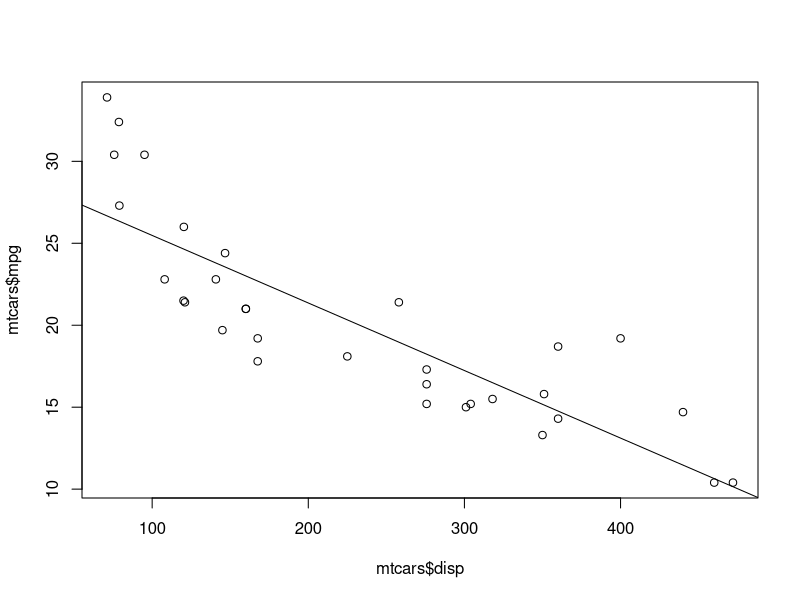
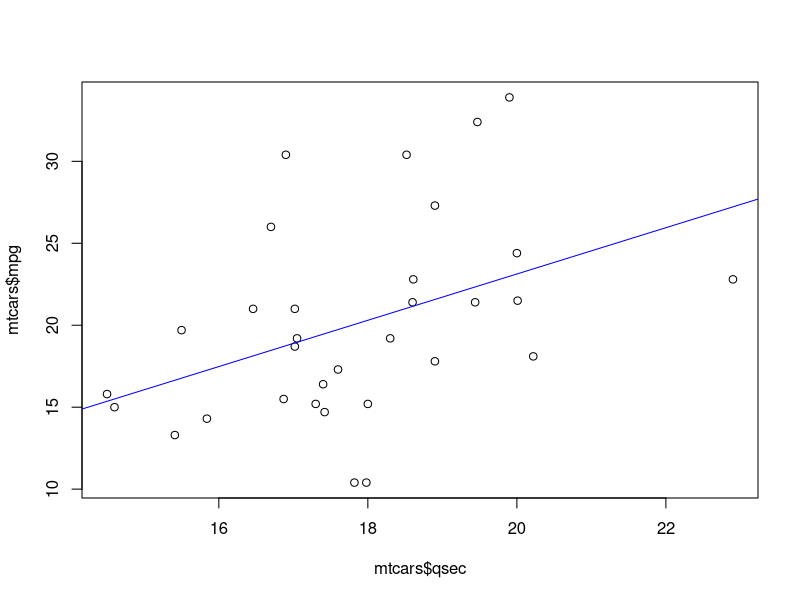
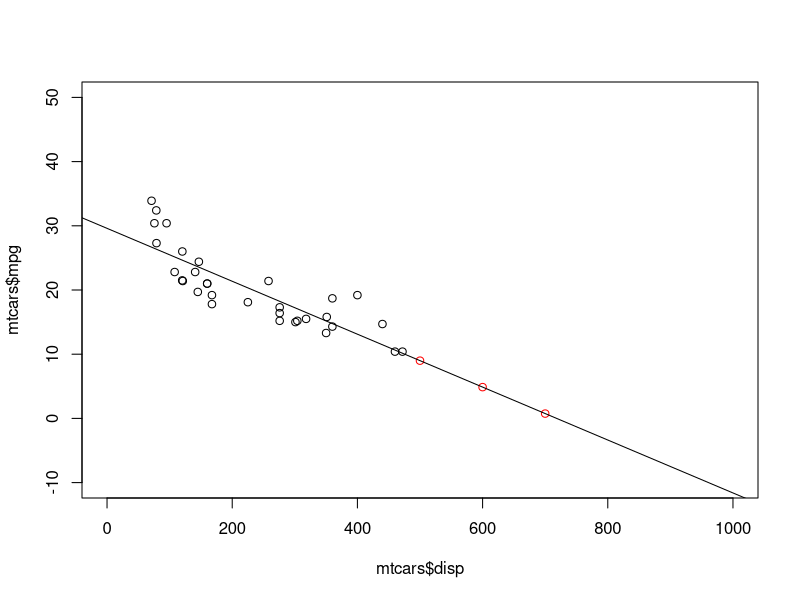

Write the R code that produced these figures, in order.
## ---- chunk 1
knitr::opts_chunk$set(echo = TRUE)
## ---- chunk 2
library(modelr)
library(broom)
library(dplyr)
library(fitdistrplus)
library(tidyr)
## ---- chunk 3
data("mtcars")
glimpse(mtcars)
## ---- chunk 4
mod1 = lm(mpg ~ disp, data = mtcars)
summary(mod1)
## ---- chunk 5
plot(mtcars$mpg ~ mtcars$disp)
abline(mod1)
## ---- chunk 6
mod2 = lm(mpg ~ qsec, data = mtcars)
plot(mtcars$mpg ~ mtcars$qsec)
abline(mod2, col="Blue")
## ---- chunk 7
mean(mod1$residuals^2)
mean(mod2$residuals^2)
## ---- chunk 8
preds = add_predictions(mtcars, mod1) 

preds[1:5,c(1,12)]
## ---- chunk 9
# Make a new dataframe with the predictor values we want to assess
# mod1 only has "disp" as a predictor so that's what we want to add here
newdf = data.frame(disp = c(500,600,700))
predictions = predict(mod1, newdata = newdf)

# plot those predictions on our original graph
{plot(mtcars$mpg ~ mtcars$disp,xlim=c(0,1000),ylim=c(-10,50))
points(x=newdf$disp,y=predictions, col="Red")
abline(mod1)}
